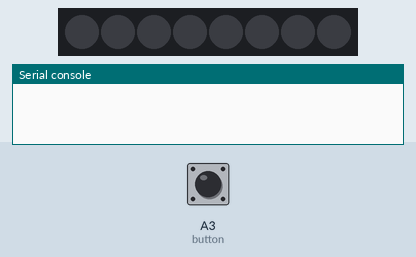
A program run on a simulated CircuitPython board. Shown: 8 RGB LEDs in strip order, left to right, the last lines printed to the serial console. Inputs (shaded band) come from the test bench; at power-on: A3 (button) HIGH. Dim RGB values are drawn brighter than linear; random numbers come from a fixed seed.

Above: at 1.2 s.
1.3 s: A3 (button) pulled LOW for 0.15 s
At 2.5 s:
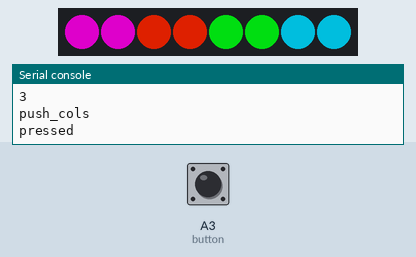
3.0 s: A3 (button) pulled LOW for 1 s
At 4.4 s:
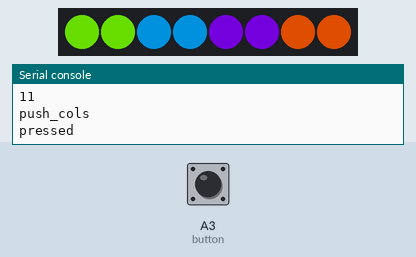
5.5 s: A3 (button) pulled LOW for 3.2 s
At 9.1 s:
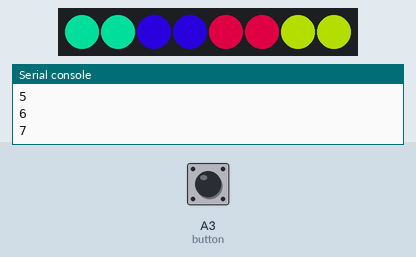
Timing chart, 0 to 10.6 s (numbered marks = the images above; inputs shaded):
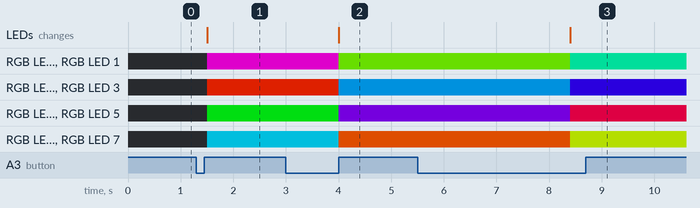

The program:

code.py
```python
import time
import board
import digitalio
import rotaryio
import neopixel
import random
import adafruit_fancyled.adafruit_fancyled as fancy

## UPDATED ATTEMPT AT THE RGB WORK BUT THIS TIME USING HSV AND FANCYLED
#  -- HSV is like fancy.CHSV(0.1, 0.2, 0.3)  (all numbers 0-1)
#  -- where 0.1 is in the "Hue" space and can actually take on any non-integer
#  -- 0.2 is in the saturation space, determines how white the color is
#  -- 0.3 is in the value space and should determine darkness...
#  == https://learn.adafruit.com/fancyled-library-for-circuitpython/colors

# memory button
button = digitalio.DigitalInOut(board.A3)
button.switch_to_input(pull=digitalio.Pull.UP)
# set button for encoder
# button = digitalio.DigitalInOut(board.D5)
# button.direction = digitalio.Direction.INPUT
button.pull = digitalio.Pull.UP
button_state = None  # tracks the state of the button so that one press is only one press
button_mode = "push_cols"  # color changes when button is pressed (alternative is "random_cols" for cycling thru random colors)
cycle_rate = 60 * 10    # seconds times ten because we count in milliseconds (frequency colors change)
pixel_pin = board.A1
num_pixels = 8

pixels = neopixel.NeoPixel(pixel_pin, num_pixels, brightness=1.0, auto_write=False)
                           # pixel_order=(1, 0, 2, 3))


# ====================================================================================================================== #
# :: CURRENTLY NOT IN USE ---------------------------------------------------------------------------------------------- #
#
## Define matrices (one for R one for G one for B)
## with values from the grid shown here: https://www.rapidtables.com/web/color/RGB_Color.html
## This ALMOST follows the grid -- the greayscale column was moved to row 4 (idx = 3) (it's the same in all matrices) because it was surprising coming right after red
## --- RED
rmat = [  # each element is a row (constant brightness)
    [255, 255, 255, 255, 229, 204, 204, 204, 204, 204, 229, 255, 255],  # brightest
    [255, 255, 255, 224, 204, 153, 153, 153, 153, 153, 204, 255, 255],
    [255, 255, 255, 192, 178, 102, 102, 102, 102, 102, 178, 255, 255],
    [255, 255, 255, 160, 153, 51,  51,  51,  51,  51,  153, 255, 255],
    [255, 255, 255, 128, 128, 0,   0,   0,   0,   0,   123, 255, 255],
    [204, 204, 204, 96,  102, 0,   0,   0,   0,   0,   102, 204, 204],
    [153, 153, 153, 64,  76,  0,   0,   0,   0,   0,   76,  153, 153],
    [102, 102, 102, 32,  51,  0,   0,   0,   0,   0,   51,  102, 102],
    [51,  51,  51,  0,   25,  0,   0,   0,   0,   0,   25,  51,  51 ]   # darkest
]

## --- GREEN
gmat = [  # each element is a row (constant brightness)
    [204, 229, 255, 255, 255, 255, 255, 255, 229, 204, 204, 204, 204 ],  # brightest
    [153, 204, 255, 224, 255, 255, 255, 255, 204, 153, 153, 153, 153 ],
    [102, 178, 255, 192, 255, 255, 255, 255, 178, 102, 102, 102, 102 ],
    [51,  153, 255, 160, 255, 255, 255, 255, 153, 51,  51,  51,  51  ],
    [0  , 128, 255, 128, 255, 255, 255, 255, 128, 0,   0,   0,   0   ],
    [0  , 102, 204, 96,  204, 204, 204, 204, 102, 0,   0,   0,   0   ],
    [0  , 76,  153, 64,  153, 153, 153, 153, 76,  0,   0,   0,   0   ],
    [0  , 51,  102, 32,  102, 102, 102, 102, 51,  0,   0,   0,   0   ],
    [0  , 25,  51,  0,   51,  51,  51,  51,  25,  0,   0,   0,   0   ]   # darkest
]

## --- BLUE
bmat = [  # each element is a row (constant brightness)
    [204, 204, 204, 255, 204, 204, 229, 255, 255, 255, 255, 255, 229],  # brightest
    [153, 153, 153, 224, 153, 153, 204, 255, 255, 255, 255, 255, 204],
    [102, 102, 102, 192, 102, 102, 178, 255, 255, 255, 255, 255, 178],
    [51,  51,  51,  160, 51,  51,  153, 255, 255, 255, 255, 255, 153],
    [0  , 0,   0,   128, 0,   0,   128, 255, 255, 255, 255, 255, 127],
    [0  , 0,   0,   96,  0,   0,   102, 204, 204, 204, 204, 204, 102],
    [0  , 0,   0,   64,  0,   0,   76,  153, 153, 153, 153, 153, 76 ],
    [0  , 0,   0,   32,  0,   0,   51,  102, 102, 102, 102, 102, 51 ],
    [0  , 0,   0,   0,   0,   0,   25,  51,  51,  51,  51,  51,  25 ]   # darkest
]
# ====================================================================================================================== #

startrow = 4  # 0 is bright, 8 is dark
startcol = 3  # 0 is red, grayscale is 3, blue is 8, 11 is pink,
newcol = startcol
newrow = startrow
rowDirectionMultiplier = 1.0     # we can't loop for rows, we have to bounce back and forth, so this is done with this multiplier (either -1 or 1)

# thisR = rmat[startrow][startcol]
# thisG = gmat[startrow][startcol]
# thisB = bmat[startrow][startcol]
# thisCol = (thisR, thisG, thisB, 0)

## ============ HSV SETTINGS =============== ##
HSVmax = 1.0  # max for each input
HSVmin = 0.0  # min for each input
## HUE
StepHue = 0.05  # step size for hue
thisHue = 0.33 # green is 0.33
newHue = thisHue  # initialize the toggle term
## SATURATION
thisSat = 1.0    # full is 1
## VALUE (Brightness)
thisValue = 0.6  # full is 1
## ========================================= ##

### ============ RANDOMIZER FXN ============== ##
### the goal is to get 4 quasi-random colors
### around the hue wheel. One fully random, then
### one random step size. The other step size is decided
### by 0.5-random step (where random step <0.5).
### this means that step1 + step2 + step1 + step2 will always get you
### all the way around the circle and you can use step randomization
### parameters to set min distances the colors must be

def randomizer(stepMin, colsaturation, colvalue):
    ## [1] get random step size and calculate other step size
    step1 = random.uniform(stepMin, (0.5 - stepMin))
    step2 = 0.5 - step1
    ## [2] select random color to anchor you in some corner (0-1)
    randCol1 = random.random()
    randCol2 = randCol1 + step1
    randCol3 = randCol2 + step2
    randCol4 = randCol3 + step1
    ## [3] get the HSV colors
    col1 = fancy.CHSV(randCol1, colsaturation, colvalue)
    col2 = fancy.CHSV(randCol2, colsaturation, colvalue)
    col3 = fancy.CHSV(randCol3, colsaturation, colvalue)
    col4 = fancy.CHSV(randCol4, colsaturation, colvalue)
    # first box
    pixels[0] = col1.pack()
    pixels[1] = col1.pack()
    # second box
    pixels[2] = col2.pack()
    pixels[3] = col2.pack()
    # third box
    pixels[4] = col3.pack()
    pixels[5] = col3.pack()
    # fourth box
    pixels[6] = col4.pack()
    pixels[7] = col4.pack()
    pixels.show()


while True:

    # RANDOMIZER FXN
    # randomizer(stepMin=0.15, colsaturation=thisSat, colvalue=thisValue)

    # [ UPDATE COLORS ONLY ON BUTTON PRESS ]
    while button_mode == "push_cols":
        if button.value and button_state is None:  # button state is ready to be pressed
            button_state = "pressed"
        if not button.value and button_state == "pressed": # SELECT 4 RANDOM COLORS
            cur_value = button.value
            prev_value = button.value
            idx = 1
            while cur_value == prev_value: # count to three
                idx = idx + 1
                time.sleep(0.1)  # quick break to keep time
                cur_value = button.value
                print(idx)
                if idx >= 30:  # three seconds
                    button_mode = "random_cols"
                    prev_value = "off"  # exit while loop
                    main_idx = 1 # prepare for random_cols loop

            ## === SELECT COLORS === ##
            # RANDOMIZER FXN
            randomizer(stepMin=0.15, colsaturation=thisSat, colvalue=thisValue)

            print(button_mode)
            print(button_state)
            button_state = None

            time.sleep(0.1)

    # [ RANDOMLY UPDATE COLORS EVERY ''CYCLE_RATE'' MILLISECS ]
    while button_mode == "random_cols":
        # RANDOMIZER FXN
        if main_idx == 0 or main_idx % cycle_rate == 0:  # if initial or if divisible by the cycle rate seconds
            randomizer(stepMin=0.15, colsaturation=thisSat, colvalue=thisValue)

        if button.value and button_state is None:  # button state is ready to be pressed
            button_state = "pressed"
        if not button.value and button_state == "pressed": # SELECT 4 RANDOM COLORS
            cur_value = button.value
            prev_value = button.value
            idx = 1
            while cur_value == prev_value: # count to three
                idx = idx + 1
                print(idx)
                time.sleep(0.1)  # quick break to keep time
                cur_value = button.value
                if idx >= 30:  # three seconds
                    button_mode = "push_cols"
                    prev_value = "off"  # exit while loop
                    randomizer(stepMin=0.15, colsaturation=thisSat, colvalue=thisValue) # show that we've switched

        main_idx = main_idx + 1
        print(main_idx)
        if main_idx == cycle_rate * 3:
            main_idx = 0  # reset just so numbers don't get crazy high
        time.sleep(0.1)


    # now the button


    # time.sleep(10)


# def colorwheel(pos):
#     # Input a value 0 to 255 to get a color value.
#     # The colours are a transition r - g - b - back to r.
#     if pos < 0 or pos > 255:
#         return (0, 0, 0, 0)
#     if pos < 85:
#         return (255 - pos * 3, pos * 3, 0, 0)
#     if pos < 170:
#         pos -= 85
#         return (0, 255 - pos * 3, pos * 3, 0)
#     pos -= 170
#     return (pos * 3, 0, 255 - pos * 3, 0)


# def color_chase(color, wait):
#     for i in range(num_pixels):
#         pixels[i] = color
#         time.sleep(wait)
#         pixels.show()
#     time.sleep(0.5)


# def rainbow_cycle(wait):
#     for j in range(255):
#         for i in range(num_pixels):
#             rc_index = (i * 256 // num_pixels) + j
#             pixels[i] = colorwheel(rc_index & 255)
#         pixels.show()
#         time.sleep(wait)


# RED = (255, 0, 0, 0)
# YELLOW = (255, 150, 0, 0)
# GREEN = (0, 255, 0, 0)
# CYAN = (0, 255, 255, 0)
# BLUE = (0, 0, 255, 0)
# PURPLE = (180, 0, 255, 0)

# while True:
#     pixels.fill(RED)
#     pixels.show()
#     # Increase or decrease to change the speed of the solid color change.
#     time.sleep(1)
#     pixels.fill(GREEN)
#     pixels.show()
#     time.sleep(1)
#     pixels.fill(BLUE)
#     pixels.show()
#     time.sleep(1)

#     color_chase(RED, 0.1)  # Increase the number to slow down the color chase
#     color_chase(YELLOW, 0.1)
#     color_chase(GREEN, 0.1)
#     color_chase(CYAN, 0.1)
#     color_chase(BLUE, 0.1)
#     color_chase(PURPLE, 0.1)

#     rainbow_cycle(0)  # Increase the number to slow down the rainbow
```

Measured:
- after the input at 1.3 s, RGB LED 0, RGB LED 1: off → RGB(153, 0, 140) after 0.20 s; RGB LED 2, RGB LED 3: off → RGB(153, 22, 0) after 0.20 s; RGB LED 4, RGB LED 5: off → RGB(0, 153, 12) after 0.20 s; RGB LED 6, RGB LED 7: off → RGB(0, 131, 153) after 0.20 s; the LEDs: change after 0.20 s (image 1)
- after the input at 3.0 s, RGB LED 0, RGB LED 1: RGB(153, 0, 140) → RGB(72, 153, 0) after 1.0 s; RGB LED 2, RGB LED 3: RGB(153, 22, 0) → RGB(0, 100, 153) after 1.0 s; RGB LED 4, RGB LED 5: RGB(0, 153, 12) → RGB(81, 0, 153) after 1.0 s; RGB LED 6, RGB LED 7: RGB(0, 131, 153) → RGB(153, 53, 0) after 1.0 s; the LEDs: change after 1.0 s (image 2)
- after the input at 5.5 s, RGB LED 0, RGB LED 1: RGB(72, 153, 0) → RGB(0, 153, 107) after 2.9 s; RGB LED 2, RGB LED 3: RGB(0, 100, 153) → RGB(29, 0, 153) after 2.9 s; RGB LED 4, RGB LED 5: RGB(81, 0, 153) → RGB(153, 0, 46) after 2.9 s; RGB LED 6, RGB LED 7: RGB(153, 53, 0) → RGB(124, 153, 0) after 2.9 s; the LEDs: change after 2.9 s (image 3)
